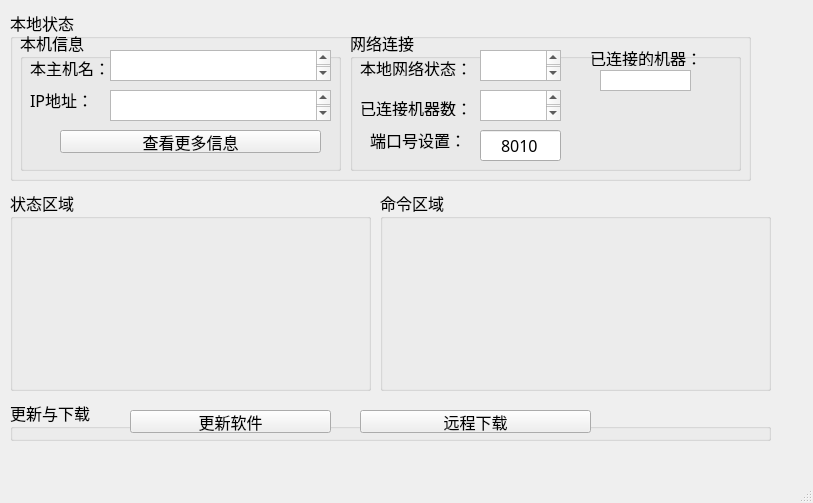
<?xml version="1.0" encoding="UTF-8"?>
<ui version="4.0">
 <class>MainWindow</class>
 <widget class="QMainWindow" name="MainWindow">
  <property name="geometry">
   <rect>
    <x>0</x>
    <y>0</y>
    <width>813</width>
    <height>503</height>
   </rect>
  </property>
  <property name="font">
   <font>
    <family>楷体</family>
    <pointsize>12</pointsize>
   </font>
  </property>
  <property name="windowTitle">
   <string>送餐系统服务器</string>
  </property>
  <property name="windowIcon">
   <iconset resource="resource.qrc">
    <normaloff>:/image/Welcome.png</normaloff>:/image/Welcome.png</iconset>
  </property>
  <widget class="QWidget" name="centralwidget">
   <widget class="QGroupBox" name="groupBox">
    <property name="geometry">
     <rect>
      <x>10</x>
      <y>10</y>
      <width>741</width>
      <height>171</height>
     </rect>
    </property>
    <property name="title">
     <string>本地状态</string>
    </property>
    <widget class="QGroupBox" name="groupBox_2">
     <property name="geometry">
      <rect>
       <x>10</x>
       <y>20</y>
       <width>321</width>
       <height>141</height>
      </rect>
     </property>
     <property name="title">
      <string>本机信息</string>
     </property>
     <widget class="QPushButton" name="btnMoreMessage">
      <property name="geometry">
       <rect>
        <x>40</x>
        <y>100</y>
        <width>261</width>
        <height>23</height>
       </rect>
      </property>
      <property name="text">
       <string>查看更多信息</string>
      </property>
     </widget>
     <widget class="QLabel" name="label_2">
      <property name="geometry">
       <rect>
        <x>10</x>
        <y>60</y>
        <width>61</width>
        <height>20</height>
       </rect>
      </property>
      <property name="text">
       <string>IP地址：</string>
      </property>
     </widget>
     <widget class="QTextBrowser" name="txtLocalIP">
      <property name="geometry">
       <rect>
        <x>90</x>
        <y>60</y>
        <width>221</width>
        <height>31</height>
       </rect>
      </property>
     </widget>
     <widget class="QLabel" name="label">
      <property name="geometry">
       <rect>
        <x>10</x>
        <y>30</y>
        <width>81</width>
        <height>16</height>
       </rect>
      </property>
      <property name="text">
       <string>本主机名：</string>
      </property>
     </widget>
     <widget class="QTextBrowser" name="txtLocalName">
      <property name="geometry">
       <rect>
        <x>90</x>
        <y>20</y>
        <width>221</width>
        <height>31</height>
       </rect>
      </property>
     </widget>
    </widget>
    <widget class="QGroupBox" name="groupBox_6">
     <property name="geometry">
      <rect>
       <x>340</x>
       <y>20</y>
       <width>391</width>
       <height>141</height>
      </rect>
     </property>
     <property name="title">
      <string>网络连接</string>
     </property>
     <widget class="QLabel" name="label_3">
      <property name="geometry">
       <rect>
        <x>10</x>
        <y>30</y>
        <width>111</width>
        <height>16</height>
       </rect>
      </property>
      <property name="text">
       <string>本地网络状态：</string>
      </property>
     </widget>
     <widget class="QTextBrowser" name="txtLocalNet">
      <property name="geometry">
       <rect>
        <x>130</x>
        <y>20</y>
        <width>81</width>
        <height>31</height>
       </rect>
      </property>
     </widget>
     <widget class="QLabel" name="label_4">
      <property name="geometry">
       <rect>
        <x>10</x>
        <y>70</y>
        <width>111</width>
        <height>16</height>
       </rect>
      </property>
      <property name="text">
       <string>已连接机器数：</string>
      </property>
     </widget>
     <widget class="QTextBrowser" name="txtLocalClient">
      <property name="geometry">
       <rect>
        <x>130</x>
        <y>60</y>
        <width>81</width>
        <height>31</height>
       </rect>
      </property>
     </widget>
     <widget class="QLabel" name="label_5">
      <property name="geometry">
       <rect>
        <x>20</x>
        <y>100</y>
        <width>101</width>
        <height>20</height>
       </rect>
      </property>
      <property name="text">
       <string>端口号设置：</string>
      </property>
     </widget>
     <widget class="QLineEdit" name="editPort">
      <property name="geometry">
       <rect>
        <x>130</x>
        <y>100</y>
        <width>81</width>
        <height>31</height>
       </rect>
      </property>
      <property name="text">
       <string>8010</string>
      </property>
      <property name="alignment">
       <set>Qt::AlignCenter</set>
      </property>
     </widget>
     <widget class="QLabel" name="label_6">
      <property name="geometry">
       <rect>
        <x>240</x>
        <y>20</y>
        <width>111</width>
        <height>16</height>
       </rect>
      </property>
      <property name="text">
       <string>已连接的机器：</string>
      </property>
     </widget>
     <widget class="QListWidget" name="listClient">
      <property name="geometry">
       <rect>
        <x>250</x>
        <y>40</y>
        <width>91</width>
        <height>21</height>
       </rect>
      </property>
     </widget>
    </widget>
   </widget>
   <widget class="QGroupBox" name="groupBox_3">
    <property name="geometry">
     <rect>
      <x>10</x>
      <y>190</y>
      <width>361</width>
      <height>201</height>
     </rect>
    </property>
    <property name="title">
     <string>状态区域</string>
    </property>
   </widget>
   <widget class="QGroupBox" name="groupBox_4">
    <property name="geometry">
     <rect>
      <x>380</x>
      <y>190</y>
      <width>391</width>
      <height>201</height>
     </rect>
    </property>
    <property name="title">
     <string>命令区域</string>
    </property>
   </widget>
   <widget class="QGroupBox" name="groupBox_5">
    <property name="geometry">
     <rect>
      <x>10</x>
      <y>400</y>
      <width>761</width>
      <height>41</height>
     </rect>
    </property>
    <property name="title">
     <string>更新与下载</string>
    </property>
    <widget class="QPushButton" name="pushButton">
     <property name="geometry">
      <rect>
       <x>120</x>
       <y>10</y>
       <width>201</width>
       <height>23</height>
      </rect>
     </property>
     <property name="text">
      <string>更新软件</string>
     </property>
    </widget>
    <widget class="QPushButton" name="btnRemoteDown">
     <property name="geometry">
      <rect>
       <x>350</x>
       <y>10</y>
       <width>231</width>
       <height>23</height>
      </rect>
     </property>
     <property name="text">
      <string>远程下载</string>
     </property>
    </widget>
   </widget>
  </widget>
  <widget class="QMenuBar" name="menubar">
   <property name="geometry">
    <rect>
     <x>0</x>
     <y>0</y>
     <width>813</width>
     <height>23</height>
    </rect>
   </property>
  </widget>
  <widget class="QStatusBar" name="statusbar"/>
 </widget>
 <resources>
  <include location="resource.qrc"/>
 </resources>
 <connections/>
</ui>
